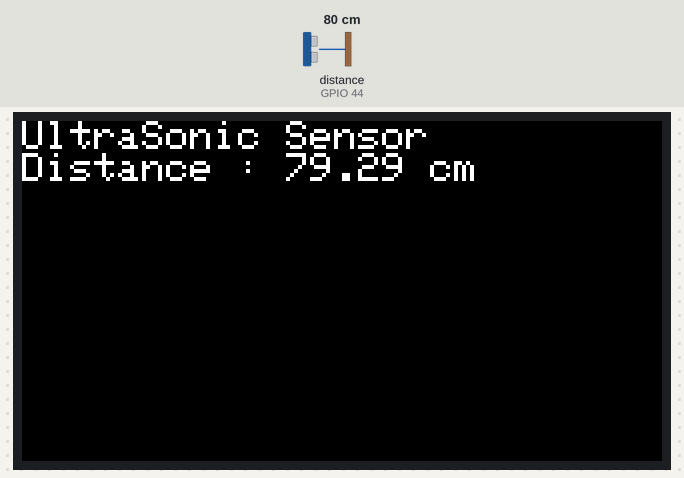
The program below on a simulated ESP32-S3. Shown: 320×170 colour display. Wiring (inferred from the names in the program): ultrasonic range finder: trigger GPIO 43; echo GPIO 44. The test bench sets the inputs (shaded band); at power-on: distance to the obstacle (sensor on GPIO 44) 80 cm. The echo pulse lasts 58.3 µs per cm; what the program prints to the serial monitor is not drawn.

Above: at 1.9 s.
2.0 s: distance to the obstacle (sensor on GPIO 44) set to 2 cm
At 3.3 s:
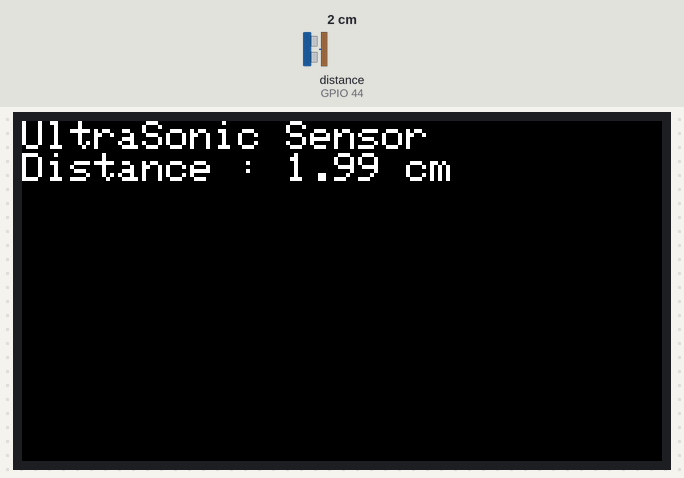
4.4 s: distance to the obstacle (sensor on GPIO 44) set to 120 cm
At 5.4 s:
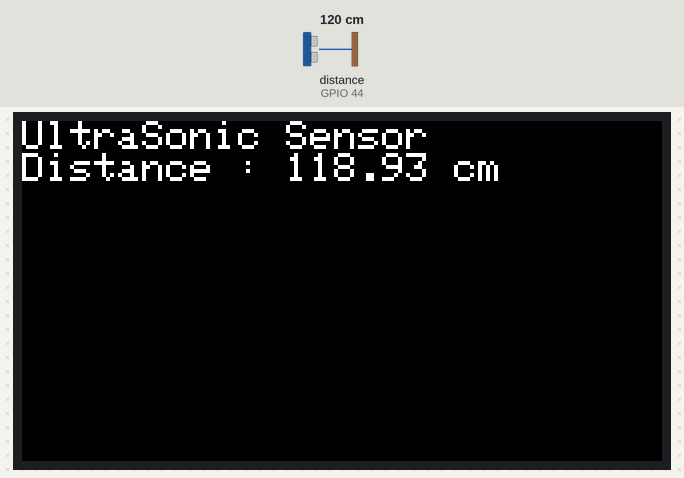
6.5 s: distance to the obstacle (sensor on GPIO 44) set to 4 cm
At 7.5 s:
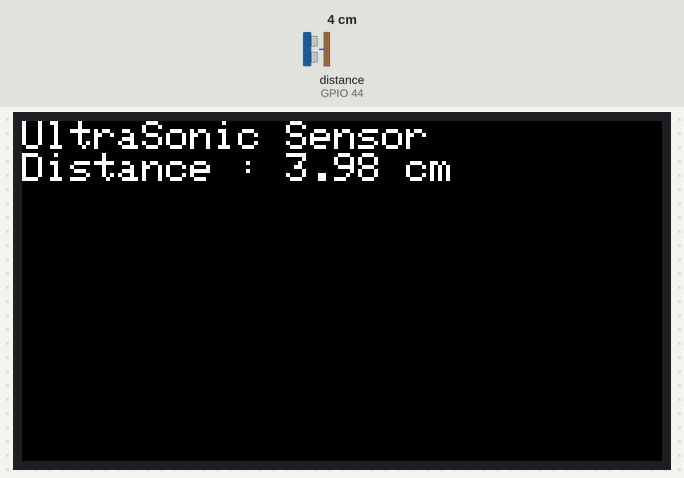
Timing chart, 0 to 9.5 s (numbered marks = the images above; inputs shaded):
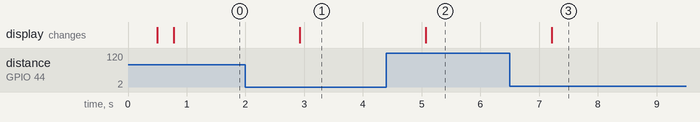

The program:

main.cpp
```cpp
#include <Arduino.h>
#include <TFT_eSPI.h>

TFT_eSPI tft = TFT_eSPI();

const int trigPin = 43;
const int echoPin = 44;
long duration;
float distance;

void setup() {
  Serial.begin(115200);
  pinMode(trigPin, OUTPUT);
  pinMode(echoPin, INPUT);
  delay(500);
  Serial.println("starting...");

  tft.init();
  tft.setRotation(1);
  tft.fillScreen(TFT_BLACK);
  tft.setTextColor(TFT_WHITE, TFT_BLACK);
  tft.setTextSize(2);
}

void loop() {
  digitalWrite(trigPin, LOW);
  delayMicroseconds(2);
  digitalWrite(trigPin, HIGH);
  delayMicroseconds(10);
  digitalWrite(trigPin, LOW);

  duration = pulseIn(echoPin, HIGH);
  distance = duration * 0.017;

  Serial.printf("Duration = %ld, Distance = %6.2fcm\n", duration, distance);


  tft.fillScreen(TFT_BLACK);
  tft.setCursor(0, 0);
  tft.println("UltraSonic Sensor");
  tft.print("Distance : ");
  tft.print(distance);
  tft.print(" cm");

  delay(1000);
}
```

Measured:
- after the input at 2.0 s, the display: changes after 0.92 s (image 1)
- after the input at 4.4 s, the display: changes after 0.67 s (image 2)
- after the input at 6.5 s, the display: changes after 0.71 s (image 3)
